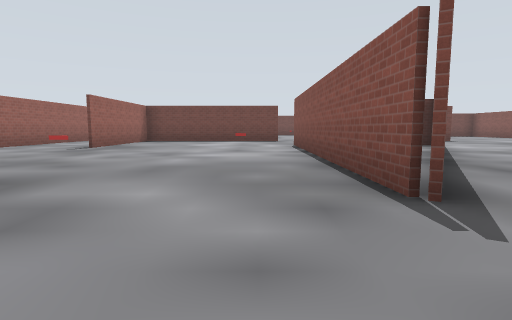
View 1 (above)

24 first-person views from a walk through a robot-simulator world made for Gazebo. The camera is 0.94 m above the floor, tilts 6° down and sees 80° across. The floor is counted in squares, 2 m on a side. Each view is taken from the middle of a square. On the plan, view 1 faces up. The plan holds only what a view shows up to about 9 squares ahead; the rest is blank. The place goes on beyond the plan. Simple patterns stand in for the simulator's built-in surfaces. Some stock models are drawn as simple stand-ins.

View 2
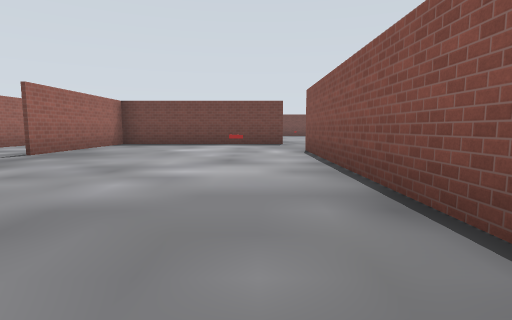

View 3
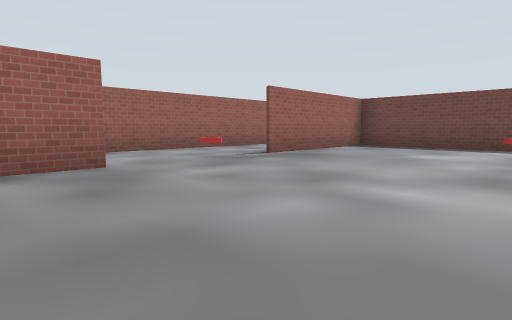

View 4
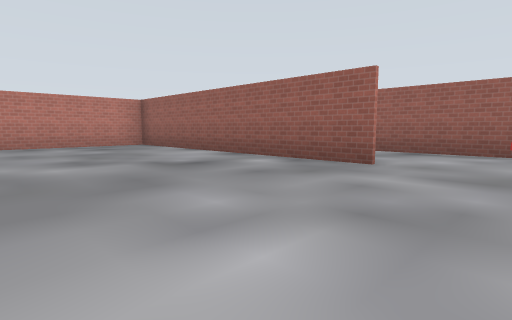

View 5
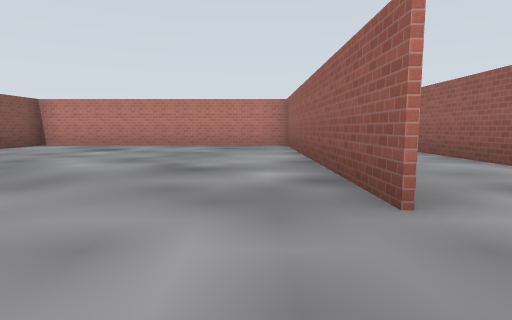

View 6
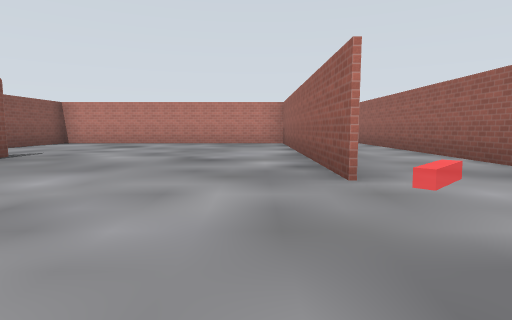

View 7
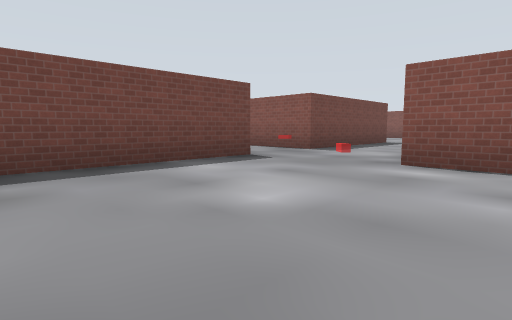

View 8
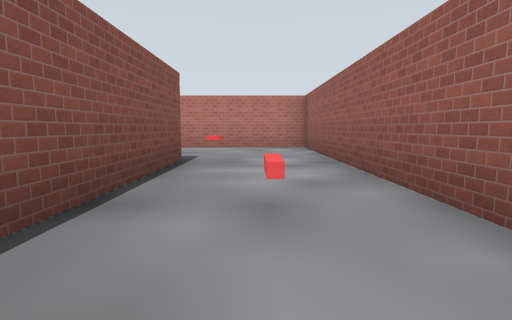

View 9
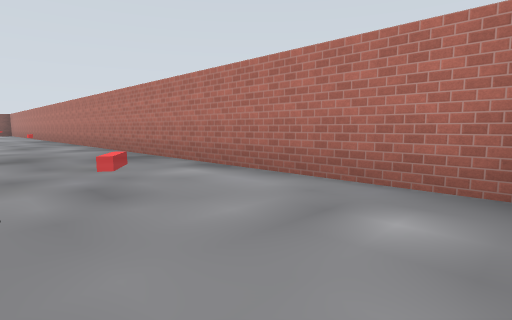

View 10
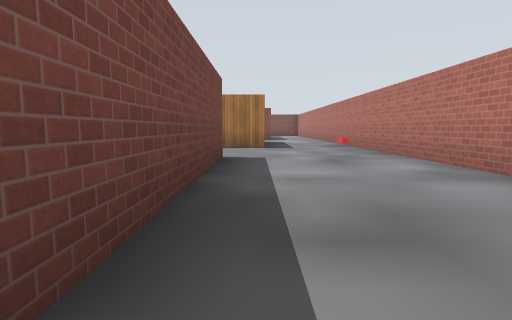

View 11
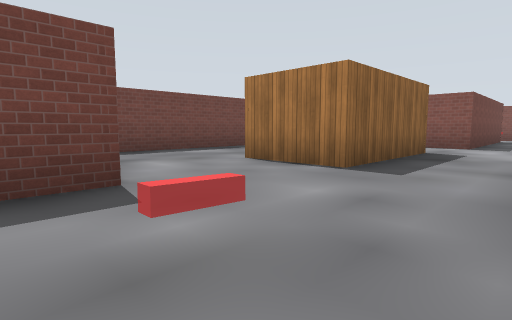

View 12
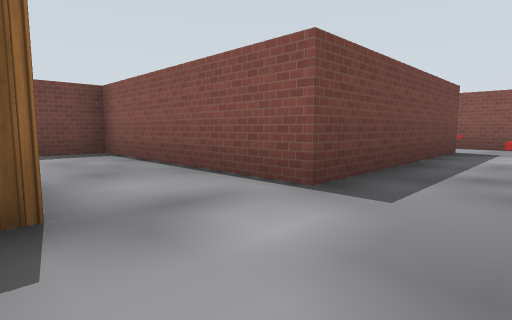

View 13
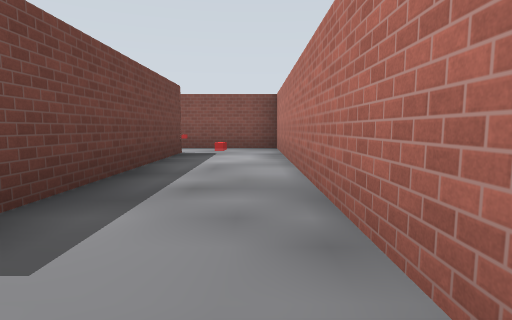

View 14
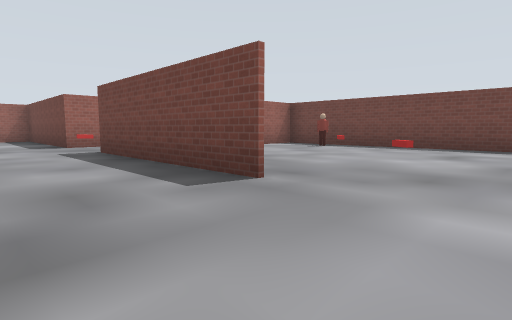

View 15
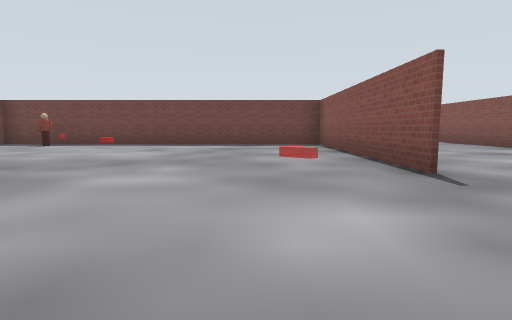

View 16
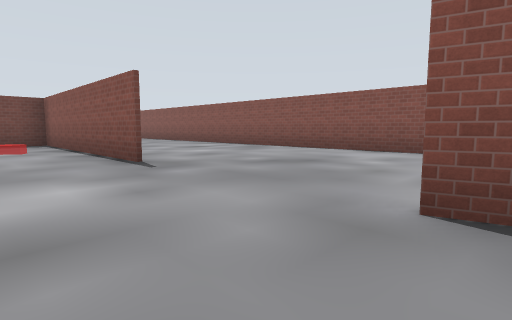

View 17
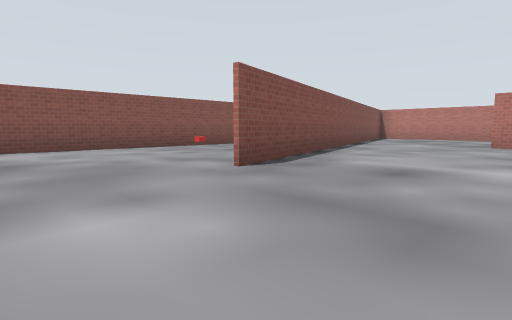

View 18
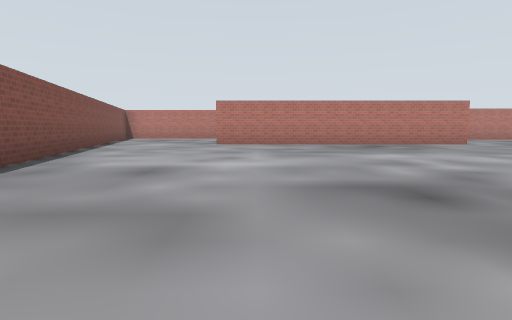

View 19
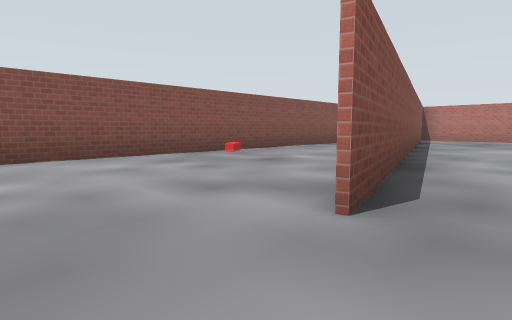

View 20
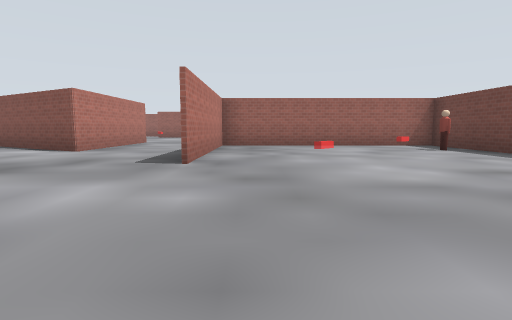

View 21
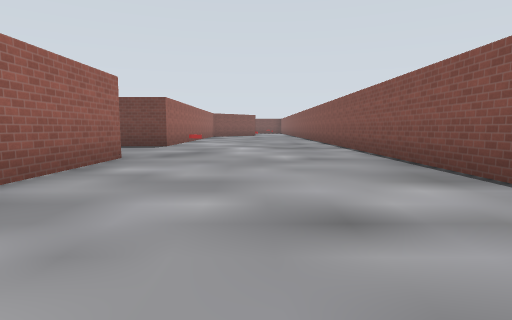

View 22
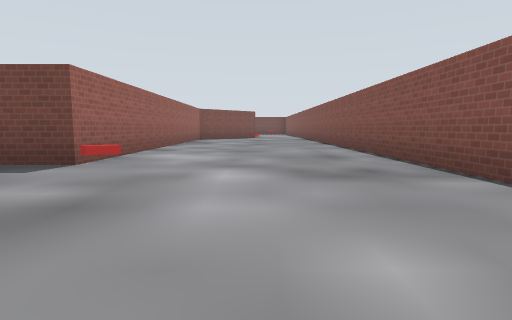

View 23
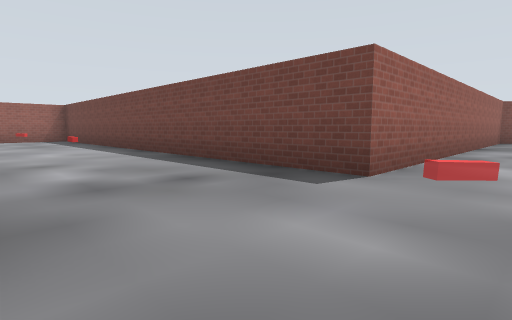

View 24
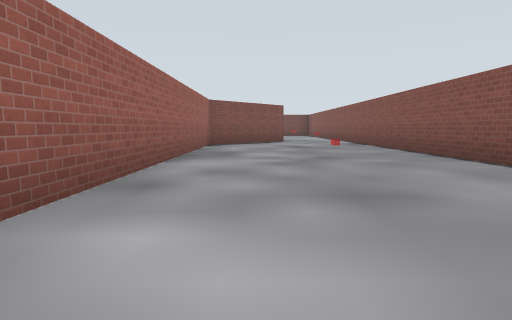

### Floor plan
Ten units are one square. View 1 is at (0, 0); x grows to the right and y downward. Boxes are objects, and circles mark ways between rooms. Rooms are numbered by the first view taken in them; rooms with no view inside come last. Other rooms are left out.
<svg viewBox="-67 -296 234 356">
<path fill="none" stroke="#000" d="M10 -20 10 -85M-38 -44 -38 24 29 24 29 1M-39 25 -39 -7M30 25 -15 25M19 -84 49 -84M-62 -102 -62 55 70 55M8 -118 8 -109 -38 -109 -38 -72M84 32 53 32 53 14M56 -109 29 -109 29 -130M95 55 145 55M145 36 101 36 101 16M118 -111 118 -167 28 -167 28 -111 71 -111M71 -109 56 -109M119 -169 119 -144M49 -84 32 -55M162 -12 162 -291M140 9 118 -76M29 -12 103 -12M122 -291 117 -285 117 -199 30 -199M145 55 162 55 162 33M101 16 101 -11 43 -11"/>
<circle cx="140" cy="50" r="3" fill="#2a7"/>
<circle cx="20" cy="-10" r="3" fill="#2a7"/>
<circle cx="45" cy="-95" r="3" fill="#2a7"/>
<circle cx="45" cy="20" r="3" fill="#2a7"/>
<circle cx="90" cy="25" r="3" fill="#2a7"/>
<text x="-10" y="-20">1</text>
<text x="110" y="-120">2</text>
<text x="60" y="0">3</text>
</svg>
Room 1 opens to room 2. Room 1 opens to room 3.

Where each view was taken, in squares from view 1:
view 1: 0 up, 0 right, facing up
view 2: 2 up, 0 right, facing up
view 3: 3 up, 0 right, facing up-left
view 4: 6 up, 0 right, facing down-left
view 5: 6 up, 3 left, facing down
view 6: 7 up, 3 left, facing down
view 7: 7 up, 3 left, facing up-right
view 8: 2 up, 5 left, facing down
view 9: 3 down, 6 left, facing down-right
view 10: 3 down, 2 left, facing right
view 11: 5 down, 2 right, facing up-right
view 12: 5 down, 8 right, facing up-right
view 13: 5 down, 9 right, facing right
view 14: 9 up, 9 right, facing up-left
view 15: 8 up, 10 right, facing up
view 16: 7 up, 10 right, facing up-right
view 17: 10 up, 9 right, facing down-right
view 18: 10 up, 9 right, facing down
view 19: 9 up, 11 right, facing down-right
view 20: 12 up, 11 right, facing left
view 21: 12 up, 14 right, facing up
view 22: 16 up, 14 right, facing up
view 23: 17 up, 13 right, facing up-left
view 24: 20 up, 13 right, facing up
